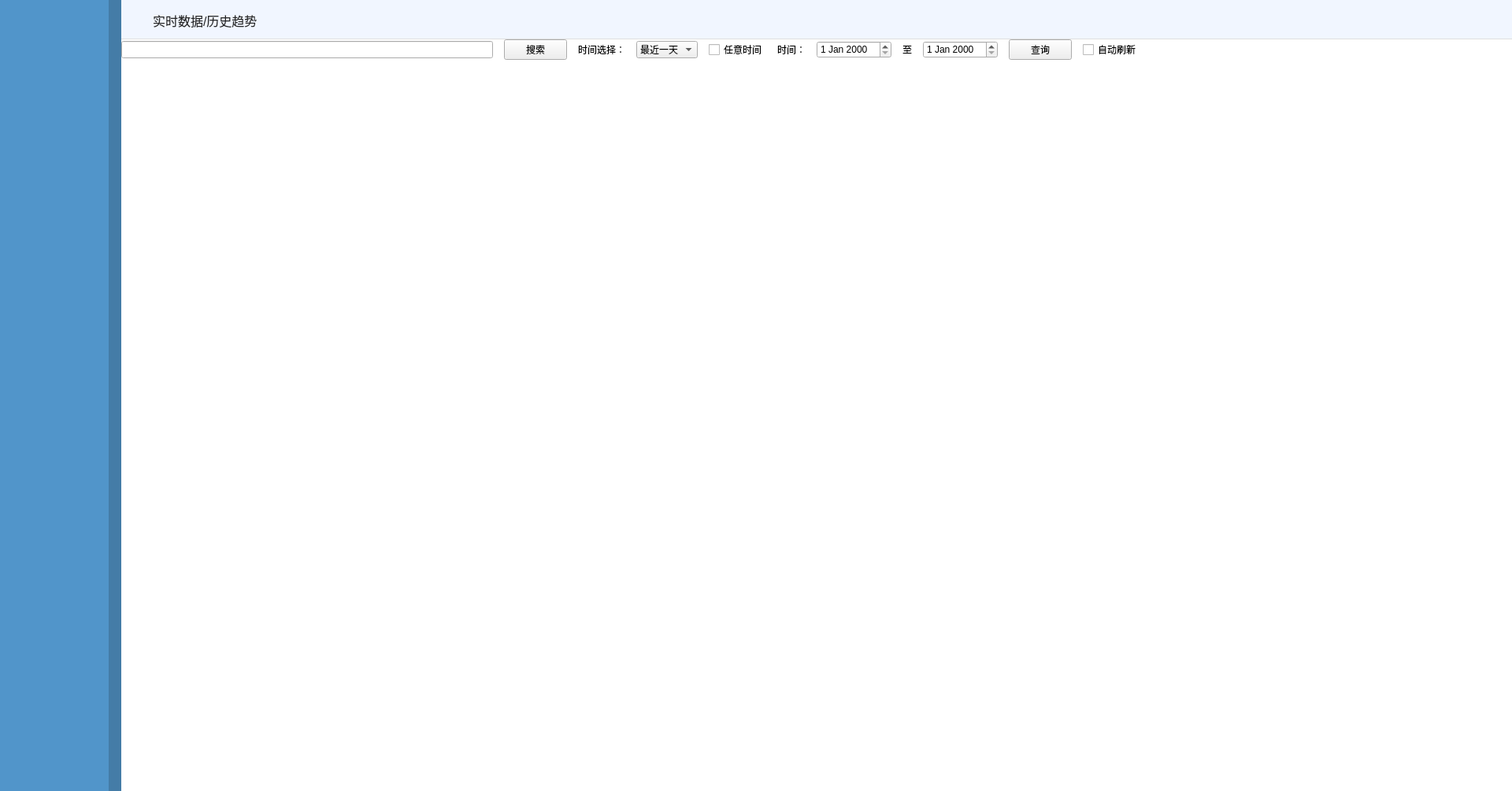
<?xml version="1.0" encoding="UTF-8"?>
<ui version="4.0">
 <class>HistoryTrendingPage</class>
 <widget class="QWidget" name="HistoryTrendingPage">
  <property name="geometry">
   <rect>
    <x>0</x>
    <y>0</y>
    <width>1920</width>
    <height>1005</height>
   </rect>
  </property>
  <property name="windowTitle">
   <string>Form</string>
  </property>
  <layout class="QHBoxLayout" name="horizontalLayout">
   <property name="spacing">
    <number>0</number>
   </property>
   <property name="leftMargin">
    <number>0</number>
   </property>
   <property name="topMargin">
    <number>0</number>
   </property>
   <property name="rightMargin">
    <number>0</number>
   </property>
   <property name="bottomMargin">
    <number>0</number>
   </property>
   <item>
    <widget class="QWidget" name="leftWidget" native="true">
     <property name="maximumSize">
      <size>
       <width>154</width>
       <height>16777215</height>
      </size>
     </property>
     <property name="styleSheet">
      <string notr="true">QWidget#leftWidget{
background:rgba(81,149,202,1);
border-style:solid;
border-width:0px 16px 0px 0px;
border-color:#447CA7;
}</string>
     </property>
    </widget>
   </item>
   <item>
    <widget class="QWidget" name="rightWidget" native="true">
     <property name="styleSheet">
      <string notr="true">QWidget#rightWidget{
	background:rgba(241,246,255,1);
}</string>
     </property>
     <widget class="QWidget" name="topWidget" native="true">
      <property name="geometry">
       <rect>
        <x>0</x>
        <y>0</y>
        <width>1766</width>
        <height>50</height>
       </rect>
      </property>
      <property name="maximumSize">
       <size>
        <width>1766</width>
        <height>50</height>
       </size>
      </property>
      <property name="styleSheet">
       <string notr="true">QWidget#topWidget{
	background:rgba(241,246,255,1);
	border-style:solid;
	border-color:#DFDFDF;
	border-width: 0px 0px 1px 0px;
}</string>
      </property>
      <widget class="QLabel" name="label">
       <property name="geometry">
        <rect>
         <x>40</x>
         <y>15</y>
         <width>161</width>
         <height>21</height>
        </rect>
       </property>
       <property name="styleSheet">
        <string notr="true">width:64px;
height:21px;
font-size:16px;
font-family:微软雅黑;
color:rgba(38,38,38,1);
line-height:21px;</string>
       </property>
       <property name="text">
        <string>实时数据/历史趋势</string>
       </property>
      </widget>
     </widget>
     <widget class="QWidget" name="widget" native="true">
      <property name="geometry">
       <rect>
        <x>0</x>
        <y>50</y>
        <width>1766</width>
        <height>995</height>
       </rect>
      </property>
      <property name="styleSheet">
       <string notr="true">QWidget#widget{
background:#FFFFFF;
}</string>
      </property>
      <layout class="QVBoxLayout" name="verticalLayout" stretch="1,17">
       <item>
        <layout class="QHBoxLayout" name="horizontalLayout_2">
         <property name="spacing">
          <number>14</number>
         </property>
         <item>
          <widget class="QLineEdit" name="searchEdit"/>
         </item>
         <item>
          <widget class="QPushButton" name="searchBtn">
           <property name="text">
            <string>搜索</string>
           </property>
          </widget>
         </item>
         <item>
          <widget class="QLabel" name="label_2">
           <property name="text">
            <string>时间选择：</string>
           </property>
          </widget>
         </item>
         <item>
          <widget class="QComboBox" name="dateCombo">
           <item>
            <property name="text">
             <string>最近一天</string>
            </property>
           </item>
          </widget>
         </item>
         <item>
          <widget class="QCheckBox" name="anyTimeBox">
           <property name="text">
            <string>任意时间</string>
           </property>
          </widget>
         </item>
         <item>
          <widget class="QLabel" name="label_3">
           <property name="text">
            <string>时间：</string>
           </property>
          </widget>
         </item>
         <item>
          <widget class="QDateEdit" name="dateEdit1"/>
         </item>
         <item>
          <widget class="QLabel" name="label_4">
           <property name="text">
            <string>至</string>
           </property>
          </widget>
         </item>
         <item>
          <widget class="QDateEdit" name="dateEdit2"/>
         </item>
         <item>
          <widget class="QPushButton" name="queryBtn">
           <property name="text">
            <string>查询</string>
           </property>
          </widget>
         </item>
         <item>
          <widget class="QCheckBox" name="autoCheck">
           <property name="text">
            <string>自动刷新</string>
           </property>
          </widget>
         </item>
         <item>
          <spacer name="horizontalSpacer">
           <property name="orientation">
            <enum>Qt::Horizontal</enum>
           </property>
           <property name="sizeHint" stdset="0">
            <size>
             <width>40</width>
             <height>20</height>
            </size>
           </property>
          </spacer>
         </item>
        </layout>
       </item>
       <item>
        <widget class="QWidget" name="chartArea" native="true"/>
       </item>
      </layout>
     </widget>
    </widget>
   </item>
  </layout>
 </widget>
 <resources/>
 <connections/>
</ui>
